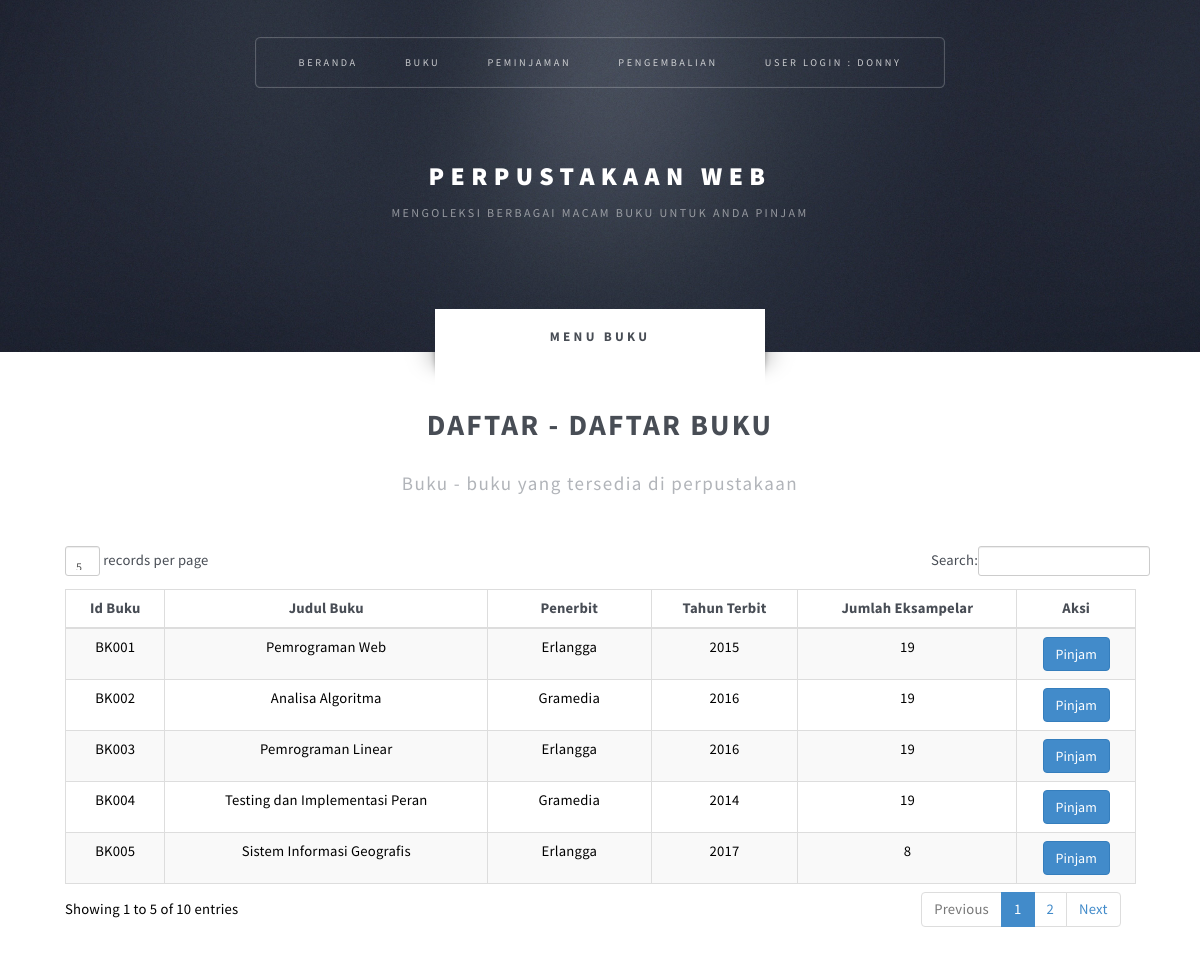
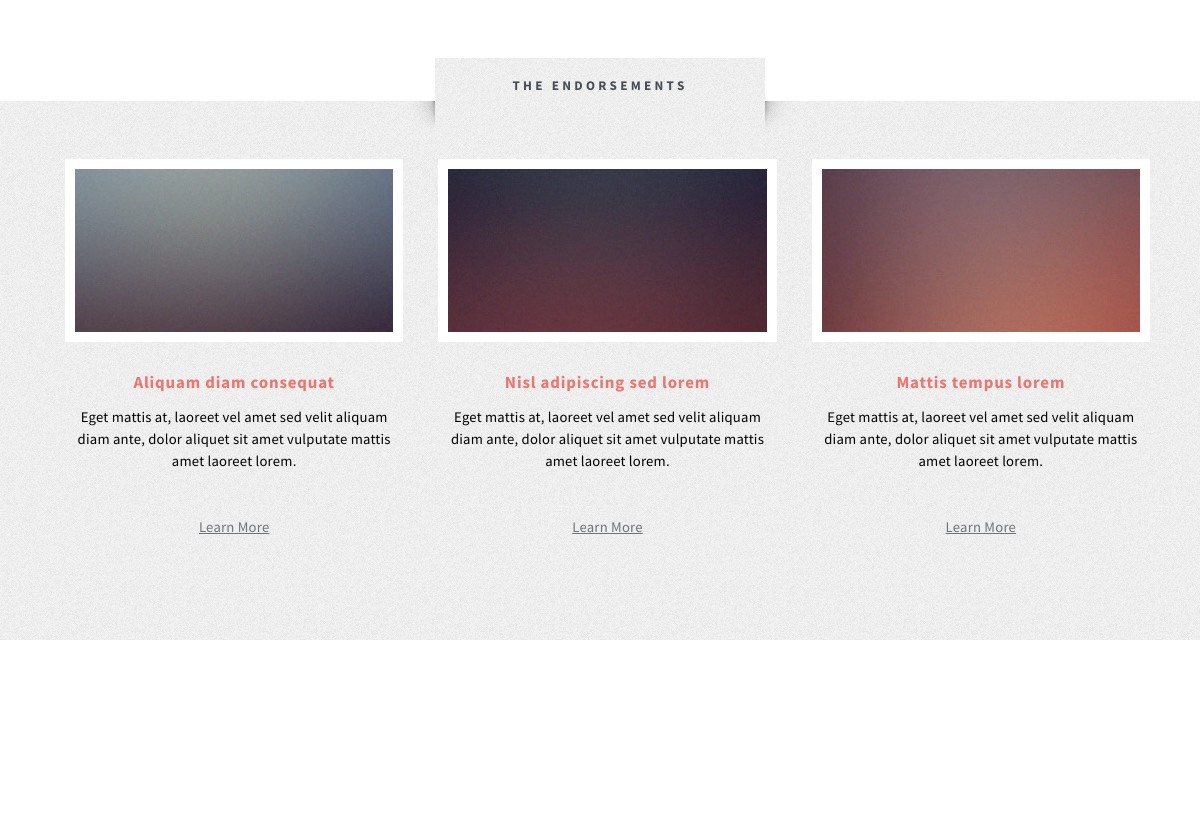
Screenshot of /userbuku.php (signed in) with the database file from the repository (2 pictures, top to bottom).
### tables this page shows
CREATE TABLE `t_buku` (
  `idBuku` varchar(10) NOT NULL,
  `Judul` varchar(100) NOT NULL,
  `Penerbit` varchar(30) NOT NULL,
  `Tahun_terbit` year(4) NOT NULL,
  `Jumlah` int(5) NOT NULL
);

### userbuku.php (the view, shortened to what this page needs)
<html>
	<head>
		<link href="assets/css/bootstrap.css" rel="stylesheet" />
		<link rel="stylesheet" href="assets/css/main.css" />
	    <link href="assets/css/font-awesome.css" rel="stylesheet" />
	    <link href="assets/js/dataTables/dataTables.bootstrap.css" rel="stylesheet" />
	    <link rel="stylesheet" href="assets/css/sweetalert2.css">
	</head>
	<body  style="color: black">
		<div id="page-wrapper">
				<section id="header" class="wrapper">
						<div id="logo">
							<h1><a href="usermain.php">Perpustakaan Web</a></h1>
							<p style="font-size: 12px">Mengoleksi Berbagai Macam Buku Untuk Anda Pinjam</p>
						</div>
						<nav id="nav">
							<ul>
								<li class="current"><a href="usermain.php">Beranda</a></li>
								<li><a href="userbuku.php">Buku</a></li>
								<li><a href="peminjaman.php">Peminjaman</a></li>
								<li><a href="pengembalian.php">Pengembalian</a></li>
								<li>
									<a href="#">User Login : <?php echo $_SESSION['username'] ?></a>
								</li>
							</ul>
						</nav>
				</section>
				<div id="main" class="wrapper style2">
					<div class="title">Menu Buku</div>
					<div class="container">
						<form action="" method="post">
							<div id="content">
								<article class="box post">
									<header class="style1">
										<h2>DAFTAR - DAFTAR BUKU<br class="mobile-hide" /></h2>
										<p>Buku - buku yang tersedia di perpustakaan</p>
									</header>
									<table class="table table-striped table-bordered table-hover table-dark" id="dataTables-example">
                                    <thead>
                                        <tr>
                                            <th style="text-align: center;"><b>Id Buku</b></th>
                                            <th style="text-align: center;"><b>Judul Buku</b></th>
                                            <th style="text-align: center;"><b>Penerbit</b></th>
                                            <th style="text-align: center;"><b>Tahun Terbit</b></th>
                                            <th style="text-align: center;"><b>Jumlah Eksampelar</b></th>
                                            <th style="text-align: center;"><b>Aksi</b></th>
                                        </tr>
                                    </thead>
                                    <tbody align="center">
                                        <?php
                                            include 'koneksidb.php';
                                            $tampil = "select * from t_buku";
                                            $tampil_data = mysqli_query($koneksi,$tampil);
                                            while ($data = mysqli_fetch_array($tampil_data)) {
                                                echo "<tr>";
                                                echo "<td>". $data['idBuku']. "</td>";
                                                echo "<td>". $data['Judul']. "</td>";
                                                echo "<td>". $data['Penerbit']. "</td>";
                                                echo "<td>". $data['Tahun_terbit']. "</td>";
                                                echo "<td>". $data['Jumlah']. "</td>";
                                                echo "<td><a href='datapinjam.php?id=$data[idBuku]'><button type='button' class='btn btn-primary'>
                                      					Pinjam
                                    				</button></a>";
                                                echo "</tr>";
                                            }
                                        ?>
                                    </tbody>
                                </table>
								</article>
							</div>
						</form>
					</div>
				</div>
				<section id="highlights" class="wrapper style3">
					<div class="title">The Endorsements</div>
					<div class="container">
						<div class="row aln-center">
							<div class="col-4 col-12-medium">
								<section class="highlight">
									<a href="#" class="image featured"><img src="images/pic02.jpg" alt="" /></a>
									<h3><a href="#">Aliquam diam consequat</a></h3>
									<p>Eget mattis at, laoreet vel amet sed velit aliquam diam ante, dolor aliquet sit amet vulputate mattis amet laoreet lorem.</p>
									<ul class="actions">
										<li><a href="#" class="button style1">Learn More</a></li>
									</ul>
								</section>
							</div>
							<div class="col-4 col-12-medium">
								<section class="highlight">
									<a href="#" class="image featured"><img src="images/pic03.jpg" alt="" /></a>
									<h3><a href="#">Nisl adipiscing sed lorem</a></h3>
									<p>Eget mattis at, laoreet vel amet sed velit aliquam diam ante, dolor aliquet sit amet vulputate mattis amet laoreet lorem.</p>
									<ul class="actions">
										<li><a href="#" class="button style1">Learn More</a></li>
									</ul>
								</section>
							</div>
							<div class="col-4 col-12-medium">
								<section class="highlight">
									<a href="#" class="image featured"><img src="images/pic04.jpg" alt="" /></a>
									<h3><a href="#">Mattis tempus lorem</a></h3>
									<p>Eget mattis at, laoreet vel amet sed velit aliquam diam ante, dolor aliquet sit amet vulputate mattis amet laoreet lorem.</p>
									<ul class="actions">
										<li><a href="#" class="button style1">Learn More</a></li>
									</ul>
								</section>
							</div>
						</div>
					</div>
				</section>
						<div id="copyright">
							<ul>
								<li>Copyright &copy; RBDLM.</li><li>Design: <a href="http://html5up.net">HTML5 UP</a></li>
							</ul>
						</div>
					</div>
	</body>
</html>

### rows the page displays
t_buku: idBuku "BK001", Judul "Pemrograman Web", Penerbit "Erlangga", Tahun_terbit "2015", Jumlah "19"
t_buku: idBuku "BK002", Judul "Analisa Algoritma", Penerbit "Gramedia", Tahun_terbit "2016", Jumlah "19"
t_buku: idBuku "BK003", Judul "Pemrograman Linear", Penerbit "Erlangga", Tahun_terbit "2016", Jumlah "19"
t_buku: idBuku "BK004", Judul "Testing dan Implementasi Peran", Penerbit "Gramedia", Tahun_terbit "2014", Jumlah "19"
t_buku: idBuku "BK005", Judul "Sistem Informasi Geografis", Penerbit "Erlangga", Tahun_terbit "2017", Jumlah "8"

### other values shown
$_SESSION['username'] "DONNY"
